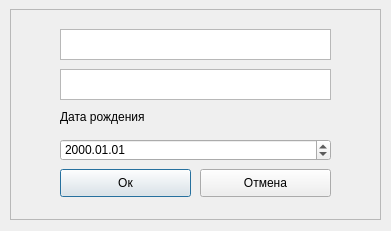
<?xml version="1.0" encoding="UTF-8"?>
<ui version="4.0">
 <class>Dialog</class>
 <widget class="QDialog" name="Dialog">
  <property name="geometry">
   <rect>
    <x>0</x>
    <y>0</y>
    <width>391</width>
    <height>231</height>
   </rect>
  </property>
  <property name="windowTitle">
   <string>Dialog</string>
  </property>
  <widget class="QFrame" name="frame">
   <property name="geometry">
    <rect>
     <x>10</x>
     <y>9</y>
     <width>371</width>
     <height>211</height>
    </rect>
   </property>
   <property name="frameShape">
    <enum>QFrame::StyledPanel</enum>
   </property>
   <property name="frameShadow">
    <enum>QFrame::Raised</enum>
   </property>
   <widget class="QTextEdit" name="loginTextEdit">
    <property name="geometry">
     <rect>
      <x>50</x>
      <y>20</y>
      <width>271</width>
      <height>31</height>
     </rect>
    </property>
   </widget>
   <widget class="QTextEdit" name="phoneNumberTextEdit">
    <property name="geometry">
     <rect>
      <x>50</x>
      <y>60</y>
      <width>271</width>
      <height>31</height>
     </rect>
    </property>
   </widget>
   <widget class="QDateEdit" name="bornDateEdit">
    <property name="geometry">
     <rect>
      <x>50</x>
      <y>130</y>
      <width>271</width>
      <height>22</height>
     </rect>
    </property>
    <property name="displayFormat">
     <string>yyyy.MM.dd</string>
    </property>
   </widget>
   <widget class="QLabel" name="label">
    <property name="geometry">
     <rect>
      <x>50</x>
      <y>100</y>
      <width>121</width>
      <height>16</height>
     </rect>
    </property>
    <property name="text">
     <string>Дата рождения</string>
    </property>
   </widget>
   <widget class="QPushButton" name="okButton">
    <property name="geometry">
     <rect>
      <x>50</x>
      <y>160</y>
      <width>131</width>
      <height>28</height>
     </rect>
    </property>
    <property name="text">
     <string>Ок</string>
    </property>
   </widget>
   <widget class="QPushButton" name="cancelButton">
    <property name="geometry">
     <rect>
      <x>190</x>
      <y>160</y>
      <width>131</width>
      <height>28</height>
     </rect>
    </property>
    <property name="text">
     <string>Отмена</string>
    </property>
   </widget>
  </widget>
 </widget>
 <resources/>
 <connections/>
</ui>
